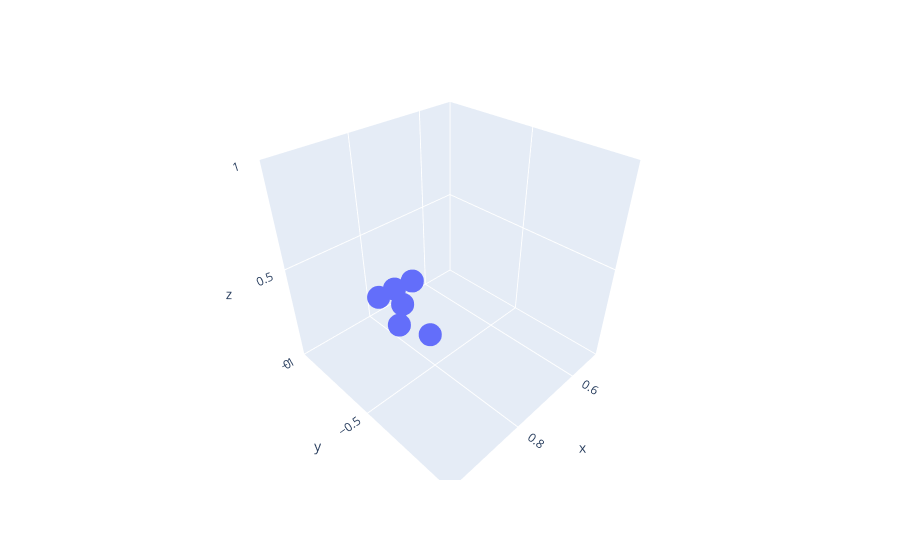

Write notebook code for a chart like this one.
### Code cell
px.scatter_3d(x=x, y=z, z=y, range_x=[0.5, 1], range_y=[-1, 0], range_z=[0, 1])

### Figure 1 — Plotly figure (JSON) as saved in the notebook; plotly's stock layout.template omitted (floating-point values rounded to 4 significant figures)
{"data": [{"hovertemplate": "x=%{x}<br>y=%{y}<br>z=%{z}<extra></extra>", "legendgroup": "", "marker": {"color": "#636efa", "symbol": "circle"}, "mode": "markers", "name": "", "scene": "scene", "showlegend": false, "type": "scatter3d", "x": [0.8689, 0.8957, 0.7767, 0.8203, 0.8683, 0.846], "y": [-0.7069, -0.5038, -0.6935, -0.7171, -0.378, -0.5999], "z": [0.3699, 0.3689, 0.3696, 0.3578, 0.362, 0.3656]}], "layout": {"legend": {"tracegroupgap": 0}, "margin": {"t": 60}, "scene": {"domain": {"x": [0, 1], "y": [0, 1]}, "xaxis": {"range": [0.5, 1], "title": {"text": "x"}}, "yaxis": {"range": [-1, 0], "title": {"text": "y"}}, "zaxis": {"range": [0, 1], "title": {"text": "z"}}}}}
